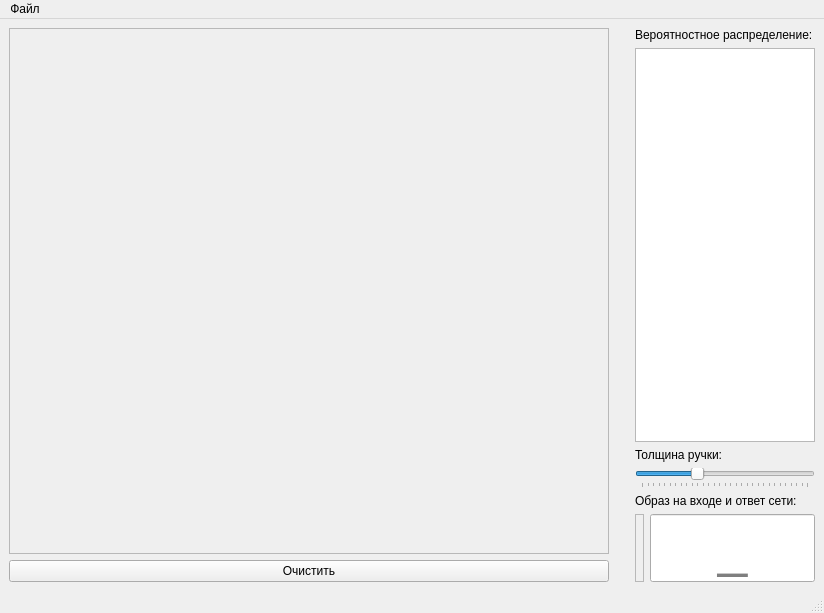
<?xml version="1.0" encoding="UTF-8"?>
<ui version="4.0">
 <class>MainWindow</class>
 <widget class="QMainWindow" name="MainWindow">
  <property name="geometry">
   <rect>
    <x>0</x>
    <y>0</y>
    <width>824</width>
    <height>613</height>
   </rect>
  </property>
  <property name="windowTitle">
   <string>Распознавание цифр</string>
  </property>
  <property name="windowIcon">
   <iconset>
    <normalon>:/images/main.jpg</normalon>
   </iconset>
  </property>
  <property name="windowOpacity">
   <double>1.000000000000000</double>
  </property>
  <property name="autoFillBackground">
   <bool>false</bool>
  </property>
  <property name="styleSheet">
   <string notr="true"/>
  </property>
  <widget class="QWidget" name="centralwidget">
   <property name="autoFillBackground">
    <bool>false</bool>
   </property>
   <layout class="QHBoxLayout" name="horizontalLayout" stretch="10,0,3">
    <item>
     <layout class="QVBoxLayout" name="verticalLayout_2" stretch="0,0">
      <item>
       <widget class="InputWidget" name="inputWidget">
        <property name="frameShape">
         <enum>QFrame::StyledPanel</enum>
        </property>
        <property name="frameShadow">
         <enum>QFrame::Raised</enum>
        </property>
        <property name="lineWidth">
         <number>1</number>
        </property>
       </widget>
      </item>
      <item>
       <widget class="QPushButton" name="clearButton">
        <property name="text">
         <string>Очистить</string>
        </property>
       </widget>
      </item>
     </layout>
    </item>
    <item>
     <spacer name="verticalSpacer">
      <property name="orientation">
       <enum>Qt::Vertical</enum>
      </property>
      <property name="sizeHint" stdset="0">
       <size>
        <width>20</width>
        <height>538</height>
       </size>
      </property>
     </spacer>
    </item>
    <item>
     <layout class="QVBoxLayout" name="verticalLayout" stretch="0,10,0,0,0,1">
      <item>
       <widget class="QLabel" name="probListLabel">
        <property name="font">
         <font>
          <pointsize>9</pointsize>
         </font>
        </property>
        <property name="text">
         <string>Вероятностное распределение:</string>
        </property>
        <property name="alignment">
         <set>Qt::AlignLeading|Qt::AlignLeft|Qt::AlignVCenter</set>
        </property>
       </widget>
      </item>
      <item>
       <widget class="QListWidget" name="probList">
        <property name="sizePolicy">
         <sizepolicy hsizetype="Preferred" vsizetype="Preferred">
          <horstretch>0</horstretch>
          <verstretch>0</verstretch>
         </sizepolicy>
        </property>
        <property name="font">
         <font>
          <pointsize>9</pointsize>
         </font>
        </property>
        <property name="frameShadow">
         <enum>QFrame::Raised</enum>
        </property>
        <property name="movement">
         <enum>QListView::Static</enum>
        </property>
        <property name="resizeMode">
         <enum>QListView::Adjust</enum>
        </property>
        <property name="layoutMode">
         <enum>QListView::SinglePass</enum>
        </property>
        <property name="spacing">
         <number>1</number>
        </property>
        <property name="batchSize">
         <number>10</number>
        </property>
       </widget>
      </item>
      <item>
       <widget class="QLabel" name="penWidthLabel">
        <property name="text">
         <string>Толщина ручки:</string>
        </property>
       </widget>
      </item>
      <item>
       <widget class="QSlider" name="horizontalSlider">
        <property name="minimum">
         <number>10</number>
        </property>
        <property name="maximum">
         <number>40</number>
        </property>
        <property name="pageStep">
         <number>1</number>
        </property>
        <property name="sliderPosition">
         <number>20</number>
        </property>
        <property name="tracking">
         <bool>true</bool>
        </property>
        <property name="orientation">
         <enum>Qt::Horizontal</enum>
        </property>
        <property name="invertedAppearance">
         <bool>false</bool>
        </property>
        <property name="invertedControls">
         <bool>false</bool>
        </property>
        <property name="tickPosition">
         <enum>QSlider::TicksBelow</enum>
        </property>
        <property name="tickInterval">
         <number>1</number>
        </property>
       </widget>
      </item>
      <item>
       <widget class="QLabel" name="ioLabel">
        <property name="font">
         <font>
          <pointsize>9</pointsize>
         </font>
        </property>
        <property name="autoFillBackground">
         <bool>true</bool>
        </property>
        <property name="frameShape">
         <enum>QFrame::NoFrame</enum>
        </property>
        <property name="frameShadow">
         <enum>QFrame::Plain</enum>
        </property>
        <property name="text">
         <string>Образ на входе и ответ сети:</string>
        </property>
        <property name="alignment">
         <set>Qt::AlignLeading|Qt::AlignLeft|Qt::AlignVCenter</set>
        </property>
       </widget>
      </item>
      <item>
       <layout class="QHBoxLayout" name="horizontalLayout_2" stretch="0,0">
        <property name="sizeConstraint">
         <enum>QLayout::SetDefaultConstraint</enum>
        </property>
        <item>
         <widget class="QLabel" name="label">
          <property name="enabled">
           <bool>true</bool>
          </property>
          <property name="sizePolicy">
           <sizepolicy hsizetype="Preferred" vsizetype="Preferred">
            <horstretch>0</horstretch>
            <verstretch>0</verstretch>
           </sizepolicy>
          </property>
          <property name="minimumSize">
           <size>
            <width>0</width>
            <height>0</height>
           </size>
          </property>
          <property name="tabletTracking">
           <bool>true</bool>
          </property>
          <property name="focusPolicy">
           <enum>Qt::NoFocus</enum>
          </property>
          <property name="acceptDrops">
           <bool>false</bool>
          </property>
          <property name="frameShape">
           <enum>QFrame::StyledPanel</enum>
          </property>
          <property name="frameShadow">
           <enum>QFrame::Raised</enum>
          </property>
          <property name="lineWidth">
           <number>1</number>
          </property>
          <property name="text">
           <string/>
          </property>
          <property name="pixmap">
           <pixmap resource="resources.qrc">:/images/empty.png</pixmap>
          </property>
          <property name="scaledContents">
           <bool>false</bool>
          </property>
         </widget>
        </item>
        <item>
         <widget class="QLineEdit" name="answer">
          <property name="sizePolicy">
           <sizepolicy hsizetype="Preferred" vsizetype="Preferred">
            <horstretch>0</horstretch>
            <verstretch>0</verstretch>
           </sizepolicy>
          </property>
          <property name="font">
           <font>
            <pointsize>40</pointsize>
           </font>
          </property>
          <property name="alignment">
           <set>Qt::AlignCenter</set>
          </property>
          <property name="readOnly">
           <bool>true</bool>
          </property>
          <property name="placeholderText">
           <string>_</string>
          </property>
         </widget>
        </item>
       </layout>
      </item>
     </layout>
    </item>
   </layout>
  </widget>
  <widget class="QMenuBar" name="menubar">
   <property name="geometry">
    <rect>
     <x>0</x>
     <y>0</y>
     <width>824</width>
     <height>25</height>
    </rect>
   </property>
   <property name="autoFillBackground">
    <bool>false</bool>
   </property>
   <property name="styleSheet">
    <string notr="true"/>
   </property>
   <widget class="QMenu" name="menu_2">
    <property name="title">
     <string>Файл</string>
    </property>
    <addaction name="loadModelAction"/>
   </widget>
   <addaction name="menu_2"/>
  </widget>
  <widget class="QStatusBar" name="statusbar"/>
  <action name="loadModelAction">
   <property name="icon">
    <iconset resource="resources.qrc">
     <normaloff>:/images/upload.jpg</normaloff>:/images/upload.jpg</iconset>
   </property>
   <property name="text">
    <string>Загрузить модель</string>
   </property>
   <property name="shortcut">
    <string>Ctrl+U</string>
   </property>
  </action>
 </widget>
 <customwidgets>
  <customwidget>
   <class>InputWidget</class>
   <extends>QFrame</extends>
   <header>inputwidget.h</header>
   <container>1</container>
   <slots>
    <slot>clear()</slot>
   </slots>
  </customwidget>
 </customwidgets>
 <resources>
  <include location="resources.qrc"/>
 </resources>
 <connections/>
</ui>
